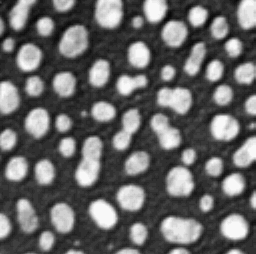
#> input picture data/blobs.tif, 256 x 254 px
$ jupyter execute image_processing_book.ipynb
#> lines starting #> are read from the running program, lines starting #| are printed output that depends on the picture; after the words box and inside, x2 and y2 are one past the last pixel; in counts of white or black regions, pixels touching at a corner belong together
# Block 3: Preprocessing & Basic Segmentation

In blocks 1 & 2, we looked at what images are, and how they can be shown and handled in Python. In the following block, we dive more deeply into how to process an image post-acquisition.

A common goal in bioimage analysis is to identify structures we care about, and ignore things from the background. We may want to detect the number of cells or nuclei in an image, or count the number of fluorescent spots and measure their properties.

A simple workflow is: **threshold → clean → measure**. We start with thresholding to separate foreground from background and get a rough idea of interesting objects. Then we use filtering and cleanup (e.g., smoothing or removing small objects) to reduce noise and fix small errors. After that, we can create objects (ROIs) and measure size, shape, and intensity.

All code cells are clearly commented to explain what new lines do!

[cell 1]
import numpy as np
import matplotlib.pyplot as plt
from skimage import data, filters, io, morphology, measure
import pandas as pd
import tifffile
from ipywidgets import interact, widgets
from skimage import exposure

## Thresholding

Thresholding is a simple technique used to define a boundary at which pixels are classified into background and foreground. In general, pixels brighter than the threshold value are considered **foreground**, while pixels dimmer than the value are considered **background**. This results in a binary image, with all foreground pixels being classified as 1 (or 255), and all background pixels being considered 0.

Thresholding is often the first step in image analysis. Once we seperate the image based upon this simple criteria, the computer can identify all objects in the foreground as objects of interest.

### Manual Thresholding
In the following code cell, we examine the image `blobs.tif` and interactively threshold the image. A convenient tool to set thresholds is to examine the actual intensities present in the image, which we can do by examining the image histogram.

[cell 2]
# Open blobs.tif
img_blobs = tifffile.imread("../data/blobs.tif")
#> img_blobs is the input picture: shape (254, 256); min 8, max 248, mean 103.3

# Plotting code for histogram
hist, bin_centers = exposure.histogram(img_blobs)
#> hist = 241 values, max 10396 at index 40, min 0 at index 1, mean 269.8; bin_centers = 241 values from 8 to 248

fig, ax = plt.subplots(1, 2, figsize=(12, 5))
ax[0].imshow(img_blobs, cmap="gray")
ax[0].set_title("blobs.tif")
ax[1].set_title("Histogram of blobs.tif")
ax[1].plot(bin_centers, hist)
plt.show()

Use the slider in the following execution to find a good threshold to separate the blobs from the background signal.

[cell 3]
threshold = 128

# Step 1 — Select all pixels brighter than the chosen threshold
bright_pixels = img_blobs > threshold
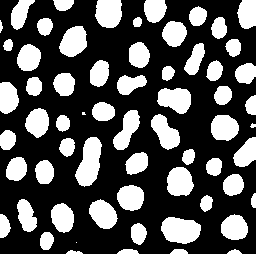
#> bright_pixels: shape (254, 256) bool; 32.9% white; 63 white regions (2 under 20 px), largest, box (x1, y1, x2, y2) and area: (75, 137, 102, 187) 871, (161, 217, 201, 244) 828, (157, 88, 191, 114) 659

# Step 2 — Convert the grayscale image to RGB so we can add colors
overlay_image = np.stack([img_blobs] * 3, axis=-1)

# Step 3 — Color the detected pixels red
overlay_image[bright_pixels] = [255, 0, 0]
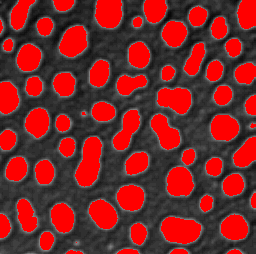
#> overlay_image: shape (254, 256, 3); mean of channels 0, 1, 2 122.2, 38.2, 38.2; drawn as R, G, B

# Step 4 — Show the original image and the detected pixels
fig, ax = plt.subplots(1, 2, figsize=(12, 5))

ax[0].imshow(img_blobs, cmap="gray")
ax[0].set_title("Original image")
ax[0].axis("off")

ax[1].imshow(overlay_image)
ax[1].set_title(f"Pixels brighter than {threshold}")
ax[1].axis("off")

plt.tight_layout()
plt.show()
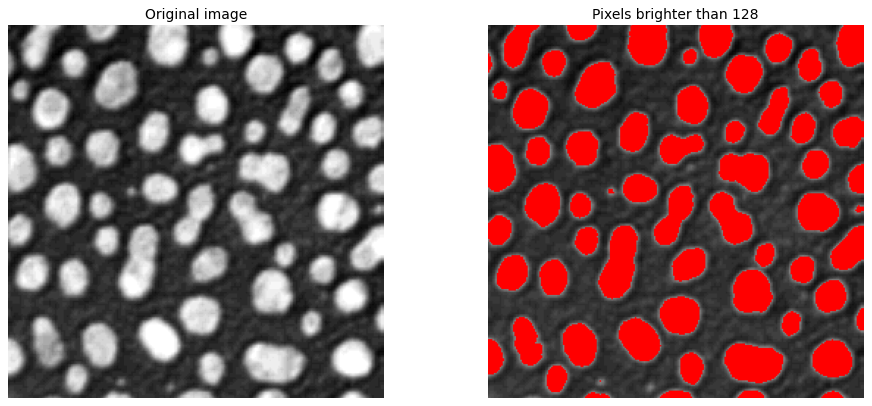
#> figure drawn by matplotlib, 2 panels

Manual thresholding can work well in cases where the contrast between objects and background is quite clear, like in the case above. However, this is impractical to analyse many images, or when the correct threshold is not quite as clear.

### Otsu's Thresholding Method

Otsu's method is an **automatic thresholding** method that analyses the histogram of pixel intensities to find the most suitable threshold value. It chooses a threshold to maximize the difference between the two groups: **background** and **foreground**. This method is computationally inexpensive, and is often the first thresholding method used.

The next cell uses `scikit-image`'s `threshold_otsu` method. This gives us back a pixel intensity value, which we can then use to choose only the pixels in the image that are above it, and then display the thresholded image.

The optimal Otsu value is also printed - how far off was your manual threshold from the previous step?

[cell 4]
# Compute Otsu's threshold using filters.threshold_otsu from scikit-image
otsu_t_value_blobs = filters.threshold_otsu(img_blobs)
#> otsu_t_value_blobs = 120
print(f"Otsu's threshold: {otsu_t_value_blobs}")
#| Otsu's threshold: 120

# Choose only the pixels brigher than the Otsu threshold
binary_image = img_blobs > otsu_t_value_blobs
#> binary_image: shape (254, 256) bool; 34.2% white; 64 white regions (3 under 20 px), largest, box (x1, y1, x2, y2) and area: (75, 137, 102, 187) 902, (161, 217, 202, 244) 858, (157, 87, 191, 114) 676

# Display the original image and the binary image
# Plotting code
fig, ax = plt.subplots(1, 2, figsize=(12, 5))
ax[0].imshow(img_blobs, cmap="gray")
ax[0].set_title("Original Image")
ax[0].axis("off")
ax[1].imshow(binary_image, cmap="gray")
ax[1].set_title("Binary Image (Otsu's Threshold)")
ax[1].axis("off")
plt.tight_layout()
plt.show()

The returned value is a global threshold for the **entire** image. If the image has uneven illumination, or other imaging artifacts that lead to distributed intensity values, this method can struggle to find an optimal value.

### Local Adaptive Thresholding

To combat such cases, local adaptive thresholding aims to find local optima for smaller regions of the image. This allows the thresholding algorithm to adapt to changes in different parts of the image, potentially leading to much better separation of background and foreground.

Let's look at a concrete example. We take an unevenly illuminated / shaded blobs.tif that we have used till now. Visually, it is clear that a global threshold would not be able to give us a satifying result, as the edges are very dim, and would probably be counted as background pixels using Otsu's method. Let's examine the histogram.

[cell 5]
img_blobs_shaded = tifffile.imread("../data/blobs_shaded.tif").astype(float)
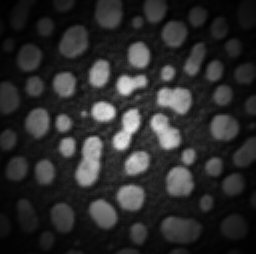
#> input picture data/blobs_shaded.tif, 256 x 254 px

# Show the image and its histogram side by side
hist, bin_centers = exposure.histogram(img_blobs_shaded)
#> hist = 256 values, max 1496 at index 11, min 0 at index 10, mean 254; bin_centers = 256 values from 0.453 to 231.5
fig, ax = plt.subplots(1, 2, figsize=(12, 5))
ax[0].imshow(img_blobs_shaded, cmap="gray")
ax[0].set_title("blobs_shaded.tif")
ax[1].set_title("Histogram of blobs_shaded.tif")
ax[1].plot(bin_centers, hist)
plt.show()
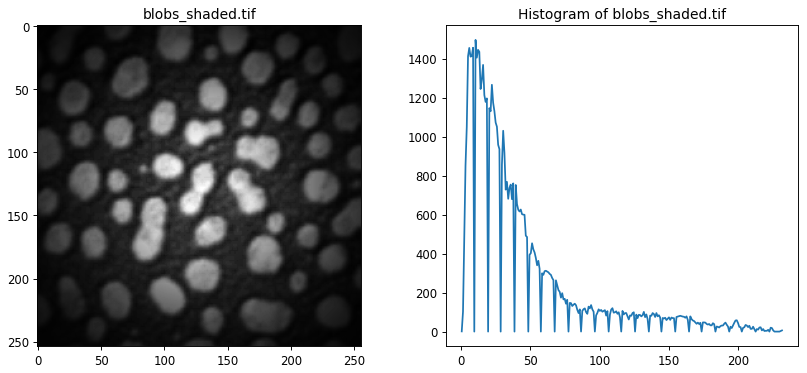
#> figure drawn by matplotlib, 2 panels; panel 2: curve peaks at x = 10.42, y = 1496

The following cell implements the local adaptive thresholding (`filters.threshold_local`). **For each pixel**, the algorithm examines at a neighborhood around it (controlled by the parameter `block_size`) and calculates a threshold based on the pixel intensities in that local window.

The block size determines a window of (`block_size` x `block_size`) means the threshold is looking at a larger window/subset of the image to compute a threshold, while a smaller block size indicates a smaller window size. Set the block_size to different values to see how that changes the thresholding output.

[cell 6]
# Global Otsu first, for comparison
otsu_t_value_shaded = filters.threshold_otsu(img_blobs_shaded)
#> otsu_t_value_shaded = 79.3
mask_otsu = img_blobs_shaded > otsu_t_value_shaded
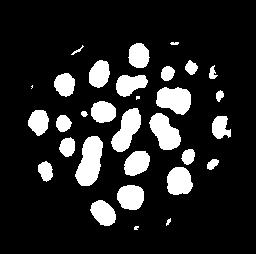
#> mask_otsu: shape (254, 256) bool; 14.9% white; 31 white regions (3 under 20 px), largest, box (x1, y1, x2, y2) and area: (75, 136, 103, 186) 949, (111, 108, 141, 152) 749, (149, 113, 181, 150) 740

# Local threshold
block_size_value = 61  # Change this value to adjust the block size
local_t_value = filters.threshold_local(
    img_blobs_shaded, block_size=block_size_value
)
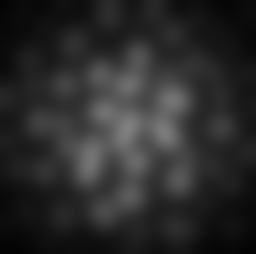
#> local_t_value: shape (254, 256) float64; min 3.9, max 128.3, mean 43.2
mask_local = img_blobs_shaded > local_t_value
#> mask_local: shape (254, 256) bool; 37% white; 75 white regions (11 under 20 px)

# ------
# Show all 3 side-by-side, plotting code
fig, ax = plt.subplots(1, 3, figsize=(14, 6))
ax[0].imshow(img_blobs_shaded, cmap="gray")
ax[0].set_title("Uneven illumination")

ax[1].imshow(mask_otsu, cmap="gray")
ax[1].set_title("Global threshold (Otsu)")

ax[2].imshow(mask_local, cmap="gray")
ax[2].set_title("Local threshold")
plt.tight_layout()
plt.show()

There are numerous other thresholding methods that can deliver better results than Otsu's method, such as Huang, Li or  Yen. These can be accessed with `filters.huang`, `filters.threshold_yen`, `filters.threshold_li`. Feel free to try these methods out in the Exercise at the end of this session.

### Questions
- When thresholding, what do "Background" and "Foreground" refer to?
- Is that different to what's commonly referred to as "background" in bio-images resulting from e.g. indirect immunofluorescence labeling?
- When would you use manual thresholding, and when an algorithm based approach (e.g."Otsu")?

## Filters

In general, we wish to enhance the signal-noise-ratio (SNR) as much as possible. If we try to segment a raw, noisy image, the computer will most likely identify the noisy pixels as objects, and interfere with our quantification of the actual signal of interest. As seen in the previous section, even slight illumination changes can lead to worse thresholding and segmentation results. By smoothing the image first, we can help the algorithms detect real structures and signals of interest.

There are multiple types of filters, such as blurring, sharpening or edge-detection filters. In the following, we'll take a closer look at blurring and sharpening filters.

### Mean / Average Filters

The average, or mean, filter is one of the simplest ways to smooth an image. This works by placing a small grid (e.g. 3x3 pixels) called a **kernel** over your image, and computing the mean of all pixel values around the center value of your grid. If there is a noisy and bright pixel in our neighborhood, we can lessen its impact on our processing by averaging over the neighboring pixels.

An illustration of a kernel operation is shown below:


The kernel is moved over each pixel in the image. The values of the filter kernel depend on what type of kernel we are using. The average kernel of size 3x3 would look like this:

$$K = \frac{1}{9} *  \begin{bmatrix}
1 & 1 & 1\\
1 & 1 & 1\\
1 & 1 & 1 \\
\end{bmatrix}$$

In other words: the average kernel operation adds all 9 pixels together, then divides by 9 to get the average value at each pixel entry of the image.

#### Padding

For the edge values of the image, the e.g. 3x3 kernel would "hang off" the side, meaning some of the pixels needed for the calculation are missing. To fix this, we use a technique called **padding**. We "mirror" the existing pixels at the edge to fill the gaps. This ensures the average is calculated using values similar to the real data, and that the output matches the input image size.

### The Median Filter

The median filter is another common filter used to smooth and denoise images. Instead of computing the average value of neighboring pixels, which can be susceptible to large, outlier values, the median chooses the middle value of all neighbors after sorting all pixel values.

[cell 7]
noisy_blobs_image = tifffile.imread("../data/blobs_noisy.tif")
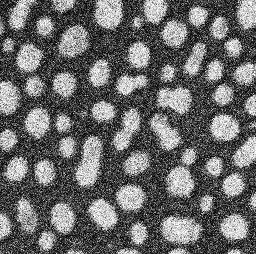
#> input picture data/blobs_noisy.tif, 256 x 254 px
#> noisy_blobs_image is the input picture: shape (254, 256); min 0, max 255, mean 106.5

rank_size = 5

# Define kernel size based on rank_size
footprint = morphology.footprint_rectangle((rank_size, rank_size))

# Apply the kernel to the image using `filters.median(image, footprint)`
image_median = filters.median(noisy_blobs_image, footprint)

# Plotting code
fig, ax = plt.subplots(1, 2, figsize=(10, 5))
ax[0].imshow(noisy_blobs_image, cmap="gray")
ax[0].set_title("Original: blobs_noisy.tif")
ax[0].axis("off")

ax[1].imshow(image_median, cmap="gray")
ax[1].set_title(f"Median Filter ({rank_size}×{rank_size})")
ax[1].axis("off")

plt.tight_layout()
plt.show()

### The Gaussian Filter

A fundamental technique is the **Gaussian Blur**. This technique also places a kernel over the image and moves it across the image, but it handles neighboring pixels differently than the mean or median filters. Instead of treating all pixels around the center equally, the Gaussian weighs nearer pixels more heavily than pixels further away. In this case, pixels close to the center of the addressed pixel neighborhood influence the result *strongly*, while the pixels at the end of the neighborhood don't contribute as much.

In practice, the parameter that controls the filter is called $\sigma$. Smaller $\sigma$ values result in slight smoothing, while higher values result in strong blurring.

Gaussian blur is very useful for **noisy** images and can *smooth* these images very effectively.

[cell 8]
sigma = 2

# Perform Gaussian filtering
image_gaussian = filters.gaussian(image=noisy_blobs_image, sigma=sigma)
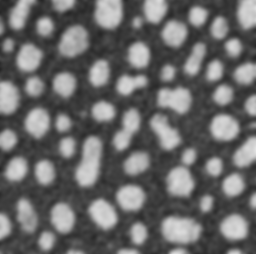
#> image_gaussian: shape (254, 256) float64; min 0.151, max 0.885, mean 0.418

# Plotting
fig, ax = plt.subplots(1, 2, figsize=(10, 5))
ax[0].imshow(noisy_blobs_image, cmap="gray")
ax[0].set_title("Original: blobs_noisy.tif")
ax[0].axis("off")
ax[1].imshow(image_gaussian, cmap="gray")
ax[1].set_title(f"Gaussian Filter (sigma={sigma})")
ax[1].axis("off")
plt.tight_layout()
plt.show()

Zooming in on the edges, the filter's advantages becomes clearer.

[cell 9]
h, w = noisy_blobs_image.shape

sigma = 1.5
x, y, half_size = 75, 75, 45

image_gaussian = filters.gaussian(image=noisy_blobs_image, sigma=sigma)

x0, x1 = max(0, x - half_size), min(w, x + half_size)
y0, y1 = max(0, y - half_size), min(h, y + half_size)

# Plotting code
fig, ax = plt.subplots(1, 2, figsize=(10, 5))
ax[0].imshow(noisy_blobs_image[y0:y1, x0:x1], cmap="gray")
ax[0].set_title("Original (zoomed)")
ax[0].axis("off")

ax[1].imshow(image_gaussian[y0:y1, x0:x1], cmap="gray")
ax[1].set_title(f"Gaussian Filter (sigma={sigma})")
ax[1].axis("off")

plt.tight_layout()
plt.show()
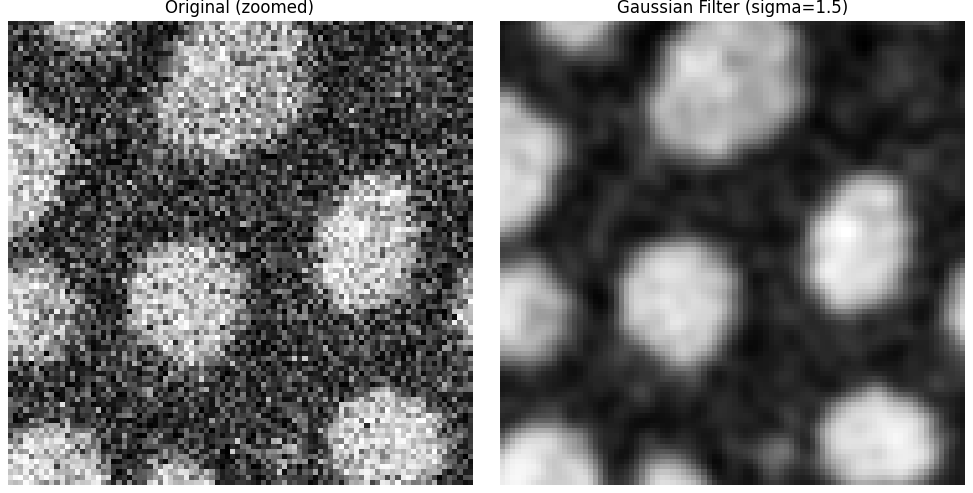
#> figure drawn by matplotlib, 2 panels

We can set the mean, median and Gaussian filters side-by-side to examine which filter has what sort of effect on our noisy image.

[cell 10]
kernel_size = 5
sigma = 1.5
x, y, half_size = 75, 75, 45

h, w = noisy_blobs_image.shape

# Define kernel size based on rank size
footprint = morphology.footprint_rectangle((kernel_size, kernel_size))

# Apply kernel as mean filter
image_avg = filters.rank.mean(noisy_blobs_image, footprint)
#> (the rest of the program and of its run is left out)
